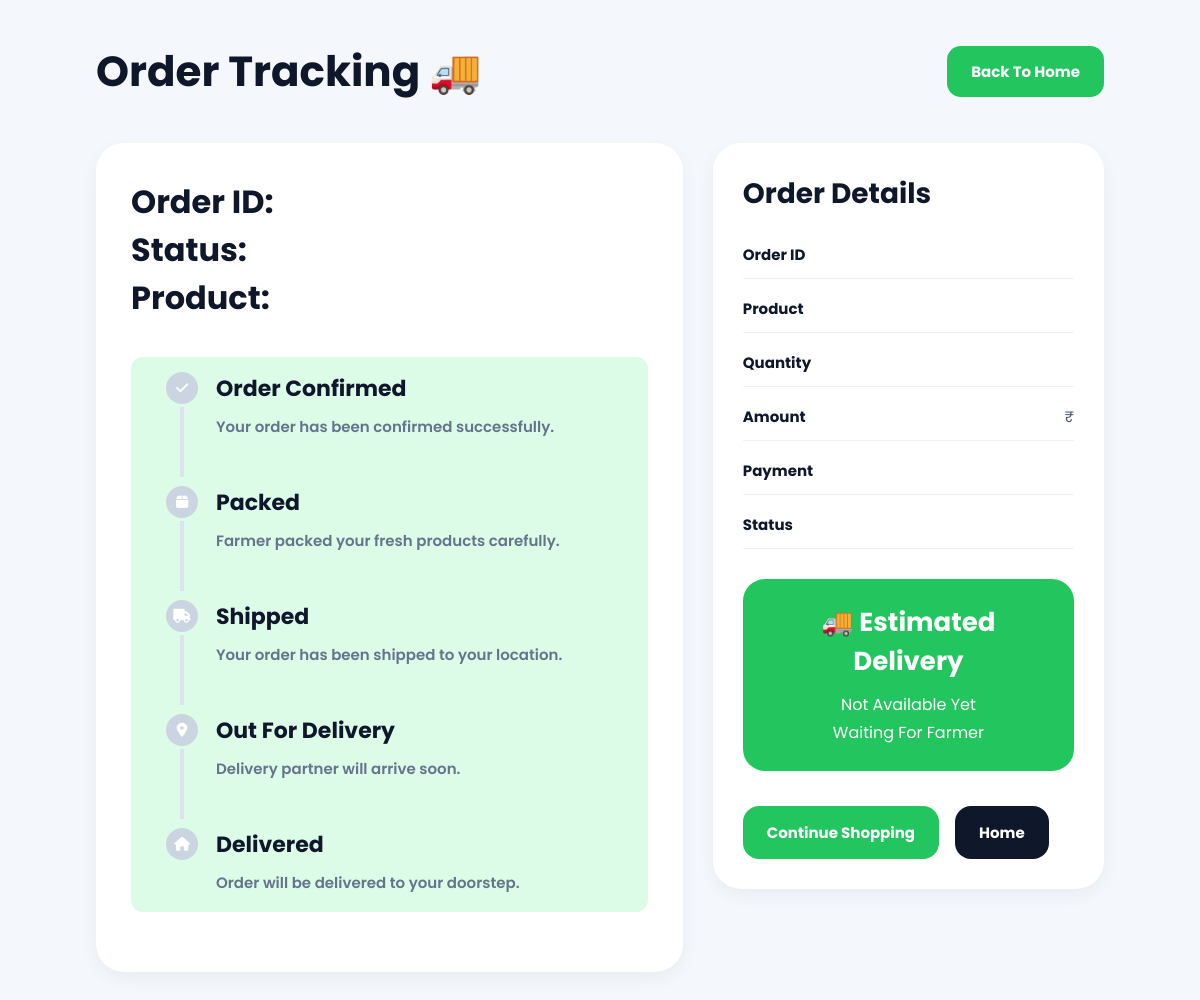
/track-order/5, run on an earlier commit of the app's database.
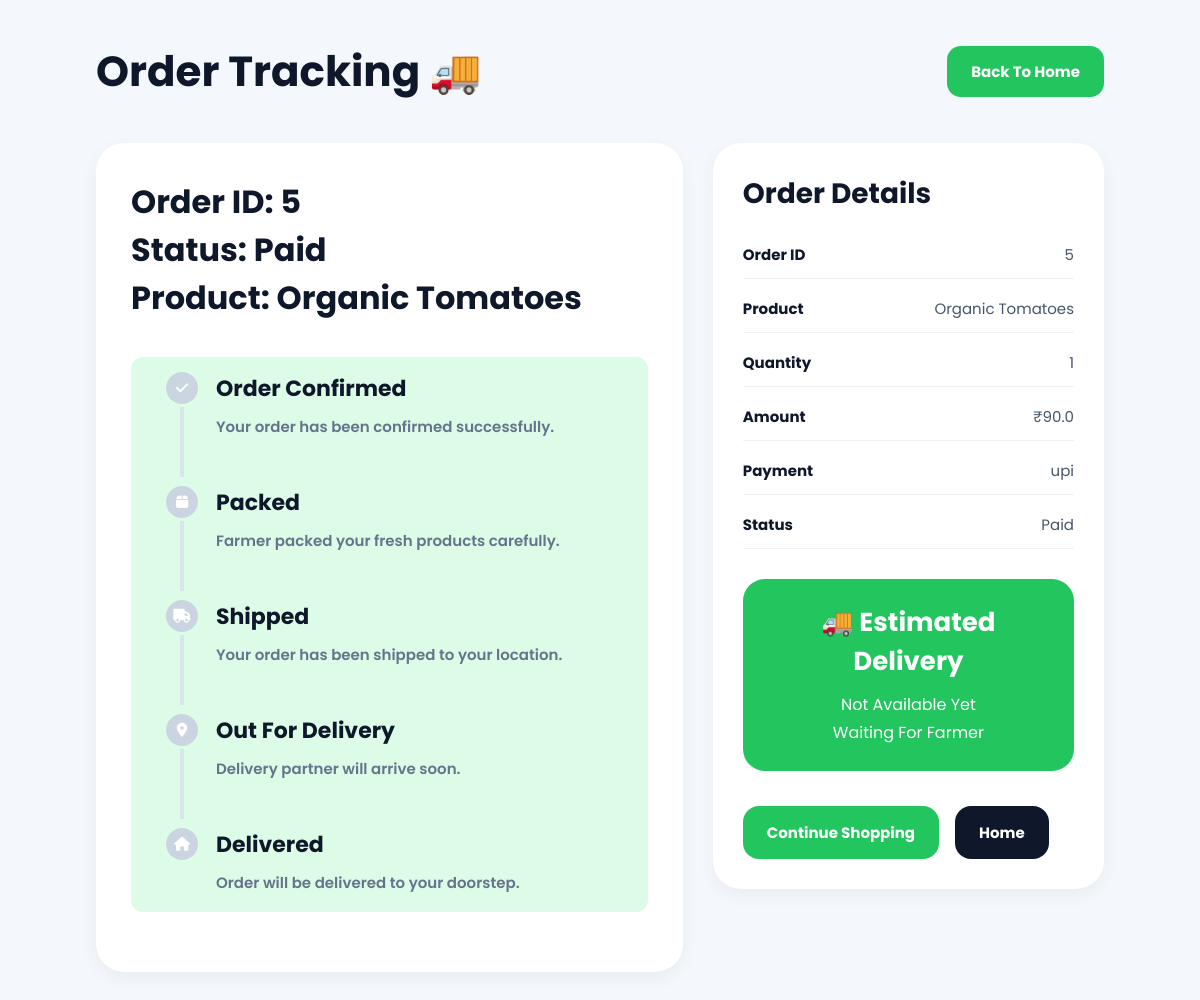
And on a later commit of the database.
### tables this page shows
CREATE TABLE orders (

            id INTEGER PRIMARY KEY AUTOINCREMENT,

            buyer_id INTEGER,

            product_name TEXT NOT NULL,

            quantity INTEGER NOT NULL,

            total_price REAL NOT NULL,

            payment_method TEXT NOT NULL,

            status TEXT DEFAULT 'Paid',

            order_date TIMESTAMP DEFAULT CURRENT_TIMESTAMP

        , estimated_date TEXT, estimated_time TEXT);

### app.py (the view)
@app.route("/track-order/<int:order_id>")
def trackOrder(order_id):
    conn = get_db_connection()
    order = conn.execute(
        """
        SELECT *
        FROM orders
        WHERE id = ?
        """,
        (order_id,)
    ).fetchone()
    conn.close()
    return render_template(
        "order-tracking.html",
        order=order
    )

### db.py (called while the page is built)
def get_db_connection():
    conn = sqlite3.connect("database.db")
    conn.row_factory = sqlite3.Row
    return conn

### templates/order-tracking.html (shortened to what this page needs)
<!DOCTYPE html>
<html lang="en">
<head>
    <link rel="stylesheet"
    href="https://cdnjs.cloudflare.com/ajax/libs/font-awesome/6.5.1/css/all.min.css"/>
</head>
<body>
    <div class="tracking-header">
        <h1>Order Tracking 🚚</h1>
        <a href="/index.html">
            <button class="home-btn">
                Back To Home
            </button>
        </a>
    </div>
    <div class="tracking-layout">
        <div class="tracking-box">
            <h2>
Order ID: {{ order.id }}
<br>
Status: {{ order.status }}
<br>
Product: {{ order.product_name }}
</h2>
            <div style="
background:#dcfce7;
padding:15px;
border-radius:12px;
margin-bottom:25px;
font-weight:600;
">
{% if order.status == "Rejected" %}
<div style="
background:#fee2e2;
color:#dc2626;
padding:20px;
border-radius:15px;
font-size:18px;
font-weight:bold;
margin-bottom:20px;
text-align:center;
">
❌ Order Rejected By Farmer
</div>
{% else %}
<div class="track">
    <div class="track-step">
        <div class="circle pending">
            <i class="fa-solid fa-check"></i>
        </div>
        <h3>Order Confirmed</h3>
        <p>Your order has been confirmed successfully.</p>
    </div>
    <div class="track-step">
        <div class="circle pending">
            <i class="fa-solid fa-box"></i>
        </div>
        <h3>Packed</h3>
        <p>Farmer packed your fresh products carefully.</p>
    </div>
    <div class="track-step">
        <div class="circle pending">
            <i class="fa-solid fa-truck"></i>
        </div>
        <h3>Shipped</h3>
        <p>Your order has been shipped to your location.</p>
    </div>
    <div class="track-step">
        <div class="circle pending">
            <i class="fa-solid fa-location-dot"></i>
        </div>
        <h3>Out For Delivery</h3>
        <p>Delivery partner will arrive soon.</p>
    </div>
    <div class="track-step">
        <div class="circle pending">
            <i class="fa-solid fa-house"></i>
        </div>
        <h3>Delivered</h3>
        <p>Order will be delivered to your doorstep.</p>
    </div>
</div>
{% endif %}
</div>
</div>
<div class="details-box">
      <h2>Order Details</h2>
<div class="detail-row">
    <strong>Order ID</strong>
    <span>{{ order.id }}</span>
</div>
<div class="detail-row">
    <strong>Product</strong>
    <span>{{ order.product_name }}</span>
</div>
<div class="detail-row">
    <strong>Quantity</strong>
    <span>{{ order.quantity }}</span>
</div>
<div class="detail-row">
    <strong>Amount</strong>
    <span>₹{{ order.total_price }}</span>
</div>
<div class="detail-row">
    <strong>Payment</strong>
    <span>{{ order.payment_method }}</span>
</div>
<div class="detail-row">
    <strong>Status</strong>
    <span>{{ order.status }}</span>
</div>
<div class="delivery-box">
    <h3>🚚 Estimated Delivery</h3>
    <p>
    {% if order.estimated_date %}
        {{ order.estimated_date }}
    {% else %}
        Not Available Yet
    {% endif %}
    </p>
    <p>
    {% if order.estimated_time %}
        {{ order.estimated_time }}
    {% else %}
        Waiting For Farmer
    {% endif %}
    </p>
</div>
            <div class="button-group">
                <a href="/products.html">
                    <button class="btn shop-btn">
                        Continue Shopping
                    </button>
                </a>
                <a href="/index.html">
                    <button class="btn home2-btn">
                        Home
                    </button>
                </a>
            </div>
        </div>
    </div>
</body>
</html>

### templates/order-tracking.html (style rules this page uses)
* { margin:0; padding:0; box-sizing:border-box; font-family:'Poppins',sans-serif; }
body { background:#f4f7fb; padding:40px 8%; }
a { text-decoration:none; color:inherit; }
.tracking-header { display:flex; justify-content:space-between; align-items:center; margin-bottom:40px; }
.tracking-header h1 { font-size:42px; color:#0f172a; }
.home-btn { padding:14px 24px; border:none; border-radius:14px; background:#22c55e; color:white; font-size:15px; font-weight:700; cursor:pointer; }
.tracking-layout { display:grid; grid-template-columns:1.5fr 1fr; gap:30px; }
.tracking-box { background:white; padding:35px; border-radius:28px; box-shadow:0 6px 18px rgba(0,0,0,0.05); }
.tracking-box h2 { margin-bottom:35px; color:#0f172a; font-size:32px; }
.track { position:relative; margin-left:20px; }
.track-step { position:relative; padding-left:50px; margin-bottom:45px; }
.track-step:last-child { margin-bottom:0; }
.track-step::before { content:''; position:absolute; left:14px; top:35px; width:4px; height:70px; background:#dbe4ee; }
.track-step:last-child::before { display:none; }
.circle { position:absolute; left:0; top:0; width:32px; height:32px; border-radius:50%; background:#22c55e; display:flex; justify-content:center; align-items:center; color:white; font-size:14px; }
.pending { background:#cbd5e1; }
.track-step h3 { font-size:22px; margin-bottom:8px; color:#0f172a; }
.track-step p { color:#64748b; font-size:15px; line-height:28px; }
.details-box { background:white; padding:30px; border-radius:28px; box-shadow:0 6px 18px rgba(0,0,0,0.05); height:fit-content; }
.details-box h2 { margin-bottom:28px; color:#0f172a; font-size:28px; }
.detail-row { display:flex; justify-content:space-between; margin-bottom:18px; padding-bottom:12px; border-bottom:1px solid #eef2f7; font-size:15px; }
.detail-row strong { color:#0f172a; }
.detail-row span { color:#475569; text-align:right; }
.delivery-box { margin-top:30px; background:#22c55e; color:white; padding:24px; border-radius:22px; text-align:center; }
.delivery-box h3 { font-size:26px; margin-bottom:10px; }
.delivery-box p { font-size:16px; line-height:28px; }
.button-group { margin-top:35px; display:flex; gap:16px; flex-wrap:wrap; }
.btn { padding:15px 24px; border:none; border-radius:16px; font-size:15px; font-weight:700; cursor:pointer; }
.shop-btn { background:#22c55e; color:white; }
.home2-btn { background:#0f172a; color:white; }

What changed in the data, as far as the page shows it:
added orders: id "5", status "Paid", product_name "Organic Tomatoes", quantity "1", total_price "90.0", payment_method "upi"
